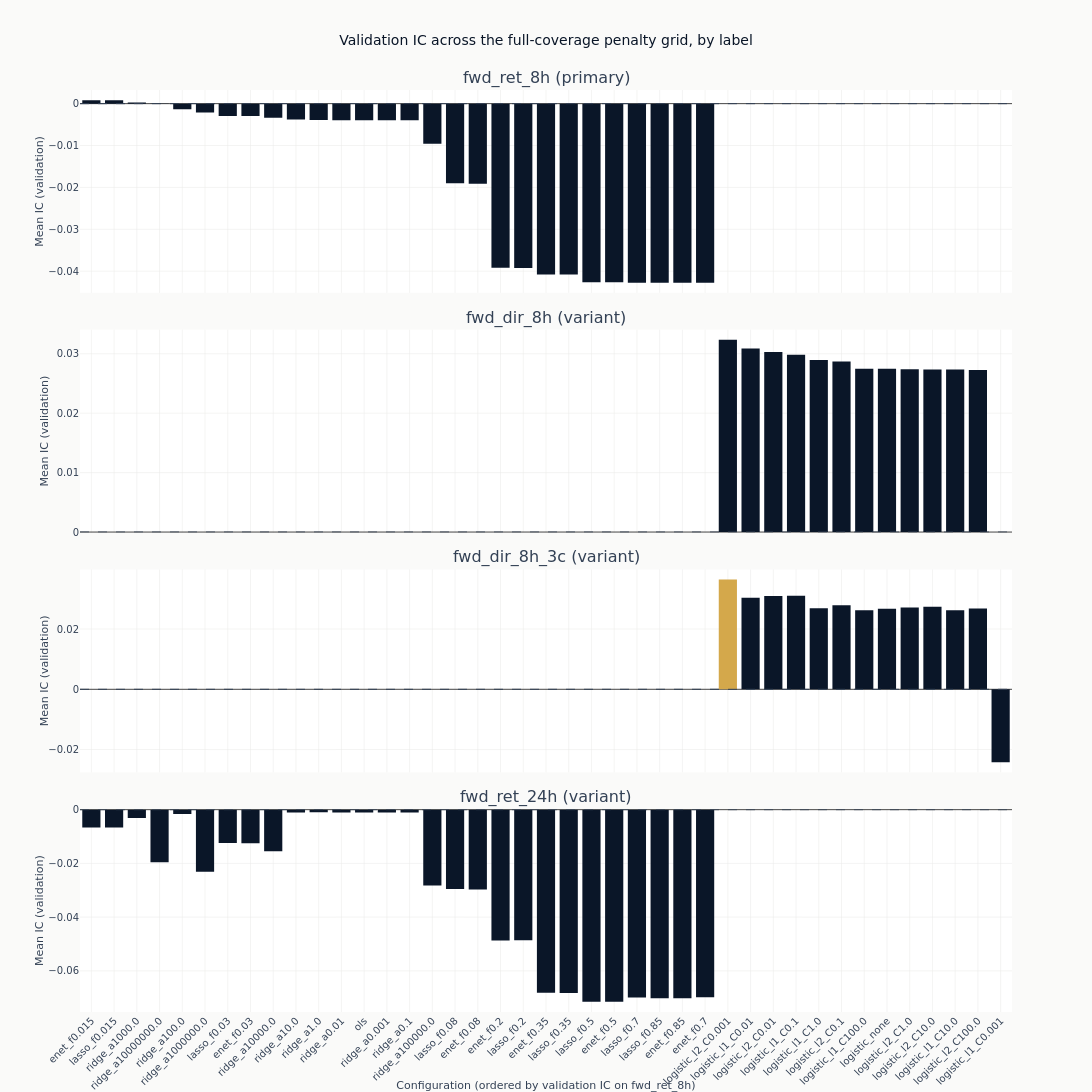

Notebook cell for this chart:
### Markdown cell above
### How the penalty grid ranks

One panel per label, so the same grid can be read at each formulation. Only the configurations
measured on all of their own label's validation timestamps are charted. The zero line is the
reference that matters: a bar below it is a model whose ranking pointed the wrong way out of
sample.

**The configurations are in the same order in every panel**, that order being their ranking on
the primary label. Sorting each panel independently would put a different configuration at each
left edge and make the panels look alike whatever the numbers did.

The axis then shows something the menus decide rather than the models: the two return labels
declare penalized least-squares configurations and the two direction labels declare penalized
logistic ones, and the two sets share no names. Each panel therefore fills the half of the axis
its own menu covers and leaves the other half empty. That gap is the menu, not a missing result.

**Each panel has its own vertical scale.** The labels do not produce ICs of the same size, and a
shared scale would flatten the smaller ones to a line. Read a panel for the shape of its
ranking, and the frame above rather than the bar heights when comparing panels.

### Code cell
def compact(params: str) -> str:
    """Render declared parameters for a label: `alpha=1000000.0` reads as `alpha=1e+06`."""
    return re.sub(r"\d+\.?\d*(?:[eE][+-]?\d+)?", lambda m: f"{float(m.group()):g}", params)


primary = primary_label(study)
full = catalog.filter("full_coverage")
charted = sorted(set(full.get_column("label")))
# The primary label leads when it was fitted. A subset run that leaves it out orders the panels
# by whichever label it did fit rather than by one that is not there.
panel_labels = [label for label in [primary] if label in charted] + [
    label for label in charted if label != primary
]
order_label = panel_labels[0]
config_order = (
    full.filter(pl.col("label") == order_label)
    .sort("ic_mean", descending=True)
    .get_column("config_name")
    .to_list()
)
leader = full.sort("ic_mean", descending=True).row(0, named=True)

fig_ic = make_subplots(
    rows=len(panel_labels),
    cols=1,
    shared_xaxes=True,
    vertical_spacing=0.04,
    subplot_titles=[
        f"{label} ({'primary' if label == primary else 'variant'})" for label in panel_labels
    ],
)
for row, label in enumerate(panel_labels, start=1):
    panel = full.filter(pl.col("label") == label)
    fig_ic.add_trace(
        go.Bar(
            x=panel.get_column("config_name").to_list(),
            y=panel.get_column("ic_mean").to_list(),
            marker_color=[
                COLORS["amber"]
                if (name, label) == (leader["config_name"], leader["label"])
                else COLORS["blue"]
                for name in panel.get_column("config_name")
            ],
        ),
        row=row,
        col=1,
    )
    fig_ic.add_hline(
        y=0, line_width=1, line_dash="dash", line_color=COLORS["neutral"], row=row, col=1
    )
    fig_ic.update_yaxes(title_text="Mean IC (validation)", row=row, col=1)
fig_ic.update_xaxes(
    categoryorder="array",
    categoryarray=config_order,
    tickangle=-45,
    title_text=f"Configuration (ordered by validation IC on {order_label})",
    row=len(panel_labels),
    col=1,
)
fig_ic.update_layout(
    title="Validation IC across the full-coverage penalty grid, by label",
    height=300 * len(panel_labels),
    width=1100,
    showlegend=False,
    margin=dict(t=90),
)
show_plotly_with_alt(
    fig_ic,
    "Stacked bar charts of mean validation information coefficient across the linear penalty "
    "grid, one panel per label and the configurations in the same order in each, that order "
    f"being their ranking on {order_label}. Each panel carries a dashed zero line. The highest "
    f"bar anywhere is {leader['config_name']} ({compact(leader['params'])}) on {leader['label']} "
    f"at IC {leader['ic_mean']:+.3f}, highlighted in amber.",
)

### Figure 1 — Plotly figure (JSON) as saved in the notebook; plotly's stock layout.template omitted (floating-point values rounded to 4 significant figures)
{"data": [{"marker": {"color": ["#0a1628", "#0a1628", "#0a1628", "#0a1628", "#0a1628", "#0a1628", "#0a1628", "#0a1628", "#0a1628", "#0a1628", "#0a1628", "#0a1628", "#0a1628", "#0a1628", "#0a1628", "#0a1628", "#0a1628", "#0a1628", "#0a1628", "#0a1628", "#0a1628", "#0a1628", "#0a1628", "#0a1628", "#0a1628", "#0a1628", "#0a1628", "#0a1628"]}, "type": "bar", "x": ["enet_f0.015", "lasso_f0.015", "ridge_a1000.0", "ridge_a10000000.0", "ridge_a100.0", "ridge_a1000000.0", "lasso_f0.03", "enet_f0.03", "ridge_a10000.0", "ridge_a10.0", "ridge_a1.0", "ridge_a0.01", "ols", "ridge_a0.001", "ridge_a0.1", "ridge_a100000.0", "lasso_f0.08", "enet_f0.08", "enet_f0.2", "lasso_f0.2", "enet_f0.35", "lasso_f0.35", "lasso_f0.5", "enet_f0.5", "lasso_f0.7", "lasso_f0.85", "enet_f0.85", "enet_f0.7"], "xaxis": "x", "y": [0.0008378, 0.0008231, 0.0002806, 1.938e-05, -0.001365, -0.002138, -0.00296, -0.002967, -0.003391, -0.003772, -0.003917, -0.003939, -0.003942, -0.003942, -0.003943, -0.009545, -0.01903, -0.01913, -0.0392, -0.03927, -0.04078, -0.04081, -0.04267, -0.04267, -0.04275, -0.04275, -0.04275, -0.04275], "yaxis": "y"}, {"marker": {"color": ["#0a1628", "#0a1628", "#0a1628", "#0a1628", "#0a1628", "#0a1628", "#0a1628", "#0a1628", "#0a1628", "#0a1628", "#0a1628", "#0a1628"]}, "type": "bar", "x": ["logistic_l2_C0.001", "logistic_l1_C0.01", "logistic_l2_C0.01", "logistic_l1_C0.1", "logistic_l1_C1.0", "logistic_l2_C0.1", "logistic_l1_C100.0", "logistic_none", "logistic_l2_C1.0", "logistic_l2_C10.0", "logistic_l1_C10.0", "logistic_l2_C100.0"], "xaxis": "x2", "y": [0.03234, 0.03087, 0.03028, 0.02985, 0.02894, 0.0287, 0.02748, 0.02747, 0.0274, 0.02737, 0.02735, 0.02728], "yaxis": "y2"}, {"marker": {"color": ["#D4A84B", "#0a1628", "#0a1628", "#0a1628", "#0a1628", "#0a1628", "#0a1628", "#0a1628", "#0a1628", "#0a1628", "#0a1628", "#0a1628", "#0a1628"]}, "type": "bar", "x": ["logistic_l2_C0.001", "logistic_l1_C0.1", "logistic_l2_C0.01", "logistic_l1_C0.01", "logistic_l2_C0.1", "logistic_l2_C10.0", "logistic_l2_C1.0", "logistic_l1_C1.0", "logistic_l2_C100.0", "logistic_none", "logistic_l1_C10.0", "logistic_l1_C100.0", "logistic_l1_C0.001"], "xaxis": "x3", "y": [0.0364, 0.03107, 0.03097, 0.03033, 0.02791, 0.02734, 0.02713, 0.02692, 0.02683, 0.02671, 0.02624, 0.02622, -0.02416], "yaxis": "y3"}, {"marker": {"color": ["#0a1628", "#0a1628", "#0a1628", "#0a1628", "#0a1628", "#0a1628", "#0a1628", "#0a1628", "#0a1628", "#0a1628", "#0a1628", "#0a1628", "#0a1628", "#0a1628", "#0a1628", "#0a1628", "#0a1628", "#0a1628", "#0a1628", "#0a1628", "#0a1628", "#0a1628", "#0a1628", "#0a1628", "#0a1628", "#0a1628", "#0a1628", "#0a1628"]}, "type": "bar", "x": ["ridge_a1.0", "ols", "ridge_a0.001", "ridge_a0.1", "ridge_a0.01", "ridge_a10.0", "ridge_a100.0", "ridge_a1000.0", "lasso_f0.015", "enet_f0.015", "lasso_f0.03", "enet_f0.03", "ridge_a10000.0", "ridge_a10000000.0", "ridge_a1000000.0", "ridge_a100000.0", "lasso_f0.08", "enet_f0.08", "lasso_f0.2", "enet_f0.2", "enet_f0.35", "lasso_f0.35", "enet_f0.7", "lasso_f0.7", "lasso_f0.85", "enet_f0.85", "lasso_f0.5", "enet_f0.5"], "xaxis": "x4", "y": [-0.001004, -0.001012, -0.001013, -0.001014, -0.001018, -0.001073, -0.001613, -0.003119, -0.006634, -0.006671, -0.01242, -0.0125, -0.01544, -0.01955, -0.02315, -0.02825, -0.02956, -0.02972, -0.04861, -0.04873, -0.06819, -0.06825, -0.06979, -0.06993, -0.07016, -0.07016, -0.07153, -0.07154], "yaxis": "y4"}], "layout": {"annotations": [{"font": {"size": 16}, "showarrow": false, "text": "fwd_ret_8h (primary)", "x": 0.5, "xanchor": "center", "xref": "paper", "y": 1.0, "yanchor": "bottom", "yref": "paper"}, {"font": {"size": 16}, "showarrow": false, "text": "fwd_dir_8h (variant)", "x": 0.5, "xanchor": "center", "xref": "paper", "y": 0.74, "yanchor": "bottom", "yref": "paper"}, {"font": {"size": 16}, "showarrow": false, "text": "fwd_dir_8h_3c (variant)", "x": 0.5, "xanchor": "center", "xref": "paper", "y": 0.48, "yanchor": "bottom", "yref": "paper"}, {"font": {"size": 16}, "showarrow": false, "text": "fwd_ret_24h (variant)", "x": 0.5, "xanchor": "center", "xref": "paper", "y": 0.22, "yanchor": "bottom", "yref": "paper"}], "height": 1200, "margin": {"t": 90}, "shapes": [{"line": {"color": "#334155", "dash": "dash", "width": 1}, "type": "line", "x0": 0, "x1": 1, "xref": "x domain", "y0": 0, "y1": 0, "yref": "y"}, {"line": {"color": "#334155", "dash": "dash", "width": 1}, "type": "line", "x0": 0, "x1": 1, "xref": "x2 domain", "y0": 0, "y1": 0, "yref": "y2"}, {"line": {"color": "#334155", "dash": "dash", "width": 1}, "type": "line", "x0": 0, "x1": 1, "xref": "x3 domain", "y0": 0, "y1": 0, "yref": "y3"}, {"line": {"color": "#334155", "dash": "dash", "width": 1}, "type": "line", "x0": 0, "x1": 1, "xref": "x4 domain", "y0": 0, "y1": 0, "yref": "y4"}], "showlegend": false, "title": {"text": "Validation IC across the full-coverage penalty grid, by label"}, "width": 1100, "xaxis": {"anchor": "y", "domain": [0.0, 1.0], "matches": "x4", "showticklabels": false}, "xaxis2": {"anchor": "y2", "domain": [0.0, 1.0], "matches": "x4", "showticklabels": false}, "xaxis3": {"anchor": "y3", "domain": [0.0, 1.0], "matches": "x4", "showticklabels": false}, "xaxis4": {"anchor": "y4", "categoryarray": ["enet_f0.015", "lasso_f0.015", "ridge_a1000.0", "ridge_a10000000.0", "ridge_a100.0", "ridge_a1000000.0", "lasso_f0.03", "enet_f0.03", "ridge_a10000.0", "ridge_a10.0", "ridge_a1.0", "ridge_a0.01", "ols", "ridge_a0.001", "ridge_a0.1", "ridge_a100000.0", "lasso_f0.08", "enet_f0.08", "enet_f0.2", "lasso_f0.2", "enet_f0.35", "lasso_f0.35", "lasso_f0.5", "enet_f0.5", "lasso_f0.7", "lasso_f0.85", "enet_f0.85", "enet_f0.7"], "categoryorder": "array", "domain": [0.0, 1.0], "tickangle": -45, "title": {"text": "Configuration (ordered by validation IC on fwd_ret_8h)"}}, "yaxis": {"anchor": "x", "domain": [0.78, 1.0], "title": {"text": "Mean IC (validation)"}}, "yaxis2": {"anchor": "x2", "domain": [0.52, 0.74], "title": {"text": "Mean IC (validation)"}}, "yaxis3": {"anchor": "x3", "domain": [0.26, 0.48], "title": {"text": "Mean IC (validation)"}}, "yaxis4": {"anchor": "x4", "domain": [0.0, 0.22], "title": {"text": "Mean IC (validation)"}}}}
